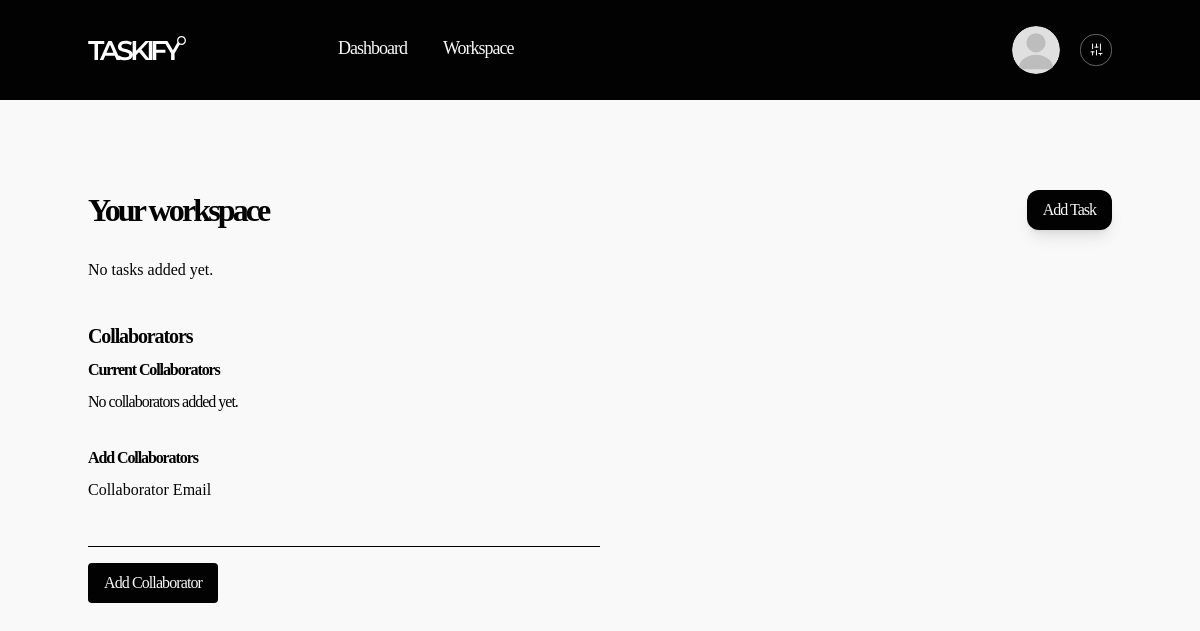
The page /frontend/workspace.php (signed in) on the database as committed earlier.
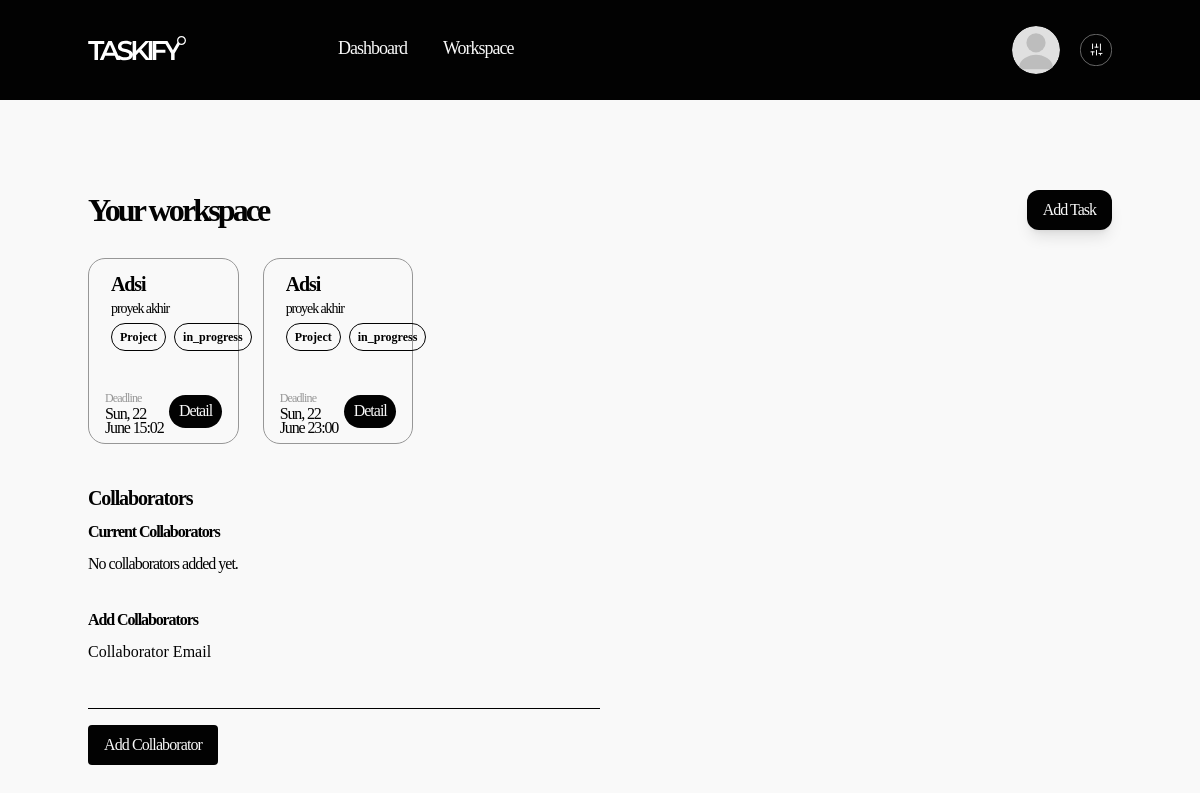
The same page on the database as committed later.
### tables this page shows
CREATE TABLE `tasks` (
  `id_task` int NOT NULL,
  `id_user` int NOT NULL,
  `task_name` varchar(100) NOT NULL,
  `category` varchar(50) DEFAULT NULL,
  `deadline` datetime DEFAULT NULL,
  `subject` varchar(100) DEFAULT NULL,
  `cover_color` varchar(20) DEFAULT NULL,
  `status` enum('pending','in_progress','completed') DEFAULT 'pending',
  `description` text,
  `created_at` timestamp NULL DEFAULT CURRENT_TIMESTAMP
);

### frontend/workspace.php (the view, shortened to what the changed rows need)
<?php
include '../backend/db.php';
class WorkspaceManager {
    private $conn;
    private $user_id;
    public function __construct($connection, $user_id) {
        $this->conn = $connection;
        $this->user_id = $user_id;
    }
    public function getTasks() {
        $stmt = $this->conn->prepare("SELECT * FROM tasks WHERE id_user = ? ORDER BY deadline ASC");
        $stmt->bind_param("i", $this->user_id);
        $stmt->execute();
        $result = $stmt->get_result();
        $tasks = [];
        while ($row = $result->fetch_assoc()) {
            $tasks[] = $row;
        }
        return $tasks;
    }
}
$workspace = new WorkspaceManager($conn, $_SESSION['id_user']);
$tasks = $workspace->getTasks();
?>
<!DOCTYPE html>
<html lang="en">
<head>
    <link href="../src/style.css" rel="stylesheet" />
</head>
<body class="bg-primary font-mont">
    <main class="container mx-auto mt-[86px]">
        <div class="flex justify-between items-center mb-6">
            <h1 class="font-mont font-semibold tracking-[-2.88px] text-[32px] text-accent">Your workspace</h1>
        </div>
        <section class="grid grid-cols-6 gap-x-6 gap-y-[18px] mt-[18px] mb-10">
            <?php if (empty($tasks)): ?>
                <p class="text-accent font-mont col-span-6">No tasks added yet.</p>
            <?php else: ?>
                <?php foreach ($tasks as $task): ?>
                    <div class="rounded-[17px] border border-inactive">
                        <div class="gradient-box bg-gradient-to-t <?php echo htmlspecialchars($task['cover_color']); ?> m-[6px] rounded-[12px] flex items-end">
                            <div class="mx-4 mb-6">
                                <h2 class="font-mont font-semibold text-xl mb-1 tracking-[-1.12px] leading-5"><?php echo htmlspecialchars($task['task_name']); ?></h2>
                                <div class="flex items-center space-x-2 mb-1">
                                    <div class="inline font-medium tracking-[-1.08px] text-[14px]">
                                        <?php echo htmlspecialchars($task['subject']); ?>
                                    </div>
                                </div>
                                <div class="flex items-center space-x-2">
                                    <span class="inline border border-accent rounded-full w-fits px-2 py-1 text-[12px] font-semibold">
                                        <?php echo htmlspecialchars($task['category']); ?>
                                    </span>
                                    <span class="inline border border-accent rounded-full w-fits px-2 py-1 text-[12px] font-semibold">
                                        <?php echo htmlspecialchars($task['status']); ?>
                                    </span>
                                </div>
                            </div>
                        </div>
                        <div class="mx-4 py-2 flex justify-between items-center p">
                            <div class="flex flex-col items-start justify-center">
                                <span class="text-inactive text-[12px] font-normal tracking-[-0.84px]">Deadline</span>
                                <p class="text-accent font-mont text-[16px] font-medium tracking-[-1.12px] leading-[0.9]"><?php echo htmlspecialchars(date('D, j F H:i', strtotime($task['deadline']))); ?></p>
                            </div>
                            <a href="task-detail.php?id=<?php echo htmlspecialchars($task['id_task']); ?>" class="bg-accent text-primary h-[33px] w-[83px] rounded-full font-normal tracking-[-1px] text-center pt-1">
                                Detail
                            </a>
                        </div>
                    </div>
                <?php endforeach; ?>
            <?php endif; ?>
        </section>
        <section class="mb-10 w-full">
            <h2 class="font-mont font-semibold text-xl mb-2 tracking-[-1.12px] text-accent">Collaborators</h2>
        </section>
    </main>
</body>
</html>

Rows that differ between the two databases and show on the page:
added tasks: task_name "Adsi", subject "proyek akhir", category "Project", status "in_progress", deadline "Sun, 22 June 15:02"
added tasks: task_name "Adsi", subject "proyek akhir", category "Project", status "in_progress", deadline "Sun, 22 June 23:00"
Other text that changed with them:
text no longer shown: "No tasks added yet."
